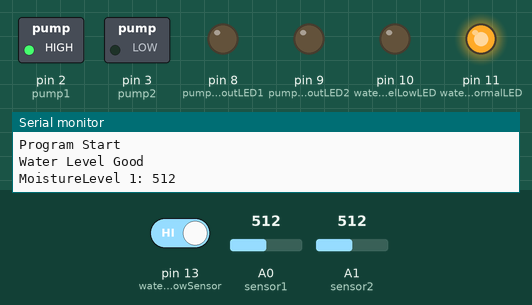
Simulated run of this sketch. Board: Arduino Uno, built with avr-gcc and run on an emulated ATmega328P. On the bench: switched loads named in the sketch (green lamp = pin HIGH), output pins drawn as LEDs (lit = HIGH), the last lines printed to the serial monitor. The test bench sets the inputs (shaded band); at power-on: pin 13 (waterLevelLowSensor) HIGH, A0 (sensor1) = 512, A1 (sensor2) = 512.

Above: at 0.1 s.
At 15.1 s:
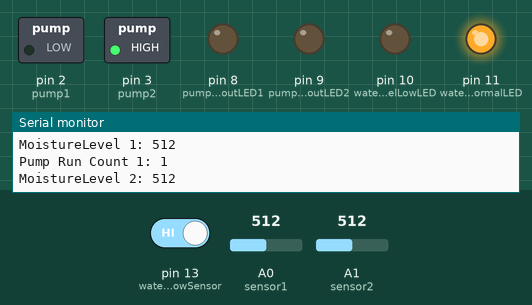
At 90.1 s:
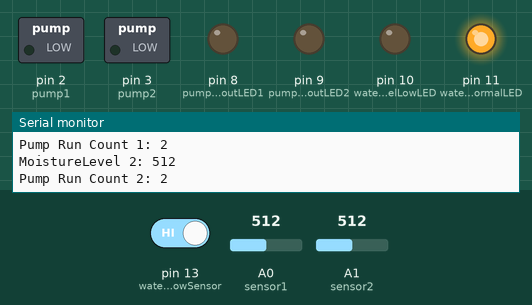
Timing chart, 0 to 121.5 s (numbered marks = the images above):
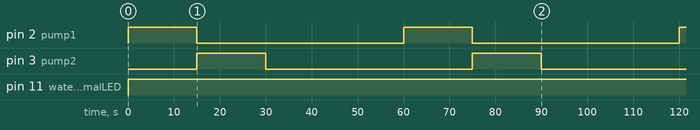

Measured:
- by itself, pin 2 (pump1), pin 3 (pump2): alternates HIGH for 15.0 s and LOW for 45.0 s
- by itself, pin 11 (waterLevelNormalLED): LOW → HIGH at 0.00 s

The sketch:

SelfWateringGarden.ino
```cpp
/* Kent's self watering garden project

  The arduino will look at each moisture sensor and decide to run a water pump for time=waterPumpRunTime
  After both moisture sensors have been checked the system will pause to allow any water to settle
  To protect the system from overflowing the pot due to a moisture sensor out of place a counter will keep
  track of how many times in a row the pump has run. If the pump has run for "pumpShutOffCount'X'" number of times
  it will lock out that pump and turn on a red LED. There is a separate LED for each pump and it only locks out the
  pump that exceeded the run count. This is to prevent the system from flooding a planter if the sensor gets pulled out or stops working.
  There is a level switch that detects if there is water in the tank. If it is below a certain level the display turns off the blue LED and
  turns on a yellow one.
  */

//Adjust only these 4 settings, No hard coded values in rest of program
const int pumpShutOffCount = 8; //how many times it runs before shutoff
const int waterPumpRunTime = 15000; // pump run time in mS
const int settleTimeAfterWatering = 30000; //settle time after all 4 sensors have been checked in mS
const int moistureCutOffValue = 475; //value of capacative moisture sensor to not water
//No adjustable settings below here

int pump1 = 2;
int sensor1 = A0;
int moistureSensorValue1 = 0;
int pumpRunCount1 = 0;
bool pumpLockedOut1 = false;

int pump2 = 3;
int sensor2 = A1;
int moistureSensorValue2 = 0;
int pumpRunCount2 = 0;
bool pumpLockedOut2 = false;

int pumpLockoutLED1 = 8;
int pumpLockoutLED2 = 9;
int waterLevelLowLED = 10;
int waterLevelNormalLED = 11;
int waterLevelLowSensor = 13;
bool lowWaterLevelLockout = false;


void setup() {
  Serial.begin(9600); //setting baud rate of usb port

  // pin declarations
  pinMode(sensor1, INPUT); //input from moisture sensor 1
  pinMode(sensor2, INPUT); //input from moisture sensor 2

  pinMode(pump1, OUTPUT); //output to pump relay 1
  pinMode(pump2, OUTPUT); //output to pump relay 2

  //setting all pumps to low to start
  digitalWrite(pump1, LOW); //turning off the pump
  digitalWrite(pump2, LOW); //turning off the pump


  pinMode(waterLevelLowSensor, INPUT); //Low water level sensor
  pinMode(waterLevelLowLED, OUTPUT); //output to low water level lockout LED
  pinMode(waterLevelNormalLED, OUTPUT);
  pinMode(pumpLockoutLED1, OUTPUT); //output to pump lockout LED
  pinMode(pumpLockoutLED2, OUTPUT); //output to pump lockout LED
}


void loop() {
  Serial.println("Program Start");
  //check water level, set lowWaterLevelLockout value, Turn water level LEDs on and off
  if (digitalRead(waterLevelLowSensor) == LOW) {
    lowWaterLevelLockout = true;
    digitalWrite(waterLevelLowLED, HIGH);
    digitalWrite(waterLevelNormalLED, LOW);
    Serial.println("Low Water Level Lockout!!!!");
  } else {
    lowWaterLevelLockout = false;
    digitalWrite(waterLevelNormalLED, HIGH);
    digitalWrite(waterLevelLowLED, LOW);
    Serial.println("Water Level Good");
  }

  // Loop1 code
  moistureSensorValue1 = analogRead(sensor1);
  Serial.print("MoistureLevel 1: ");
  Serial.println(moistureSensorValue1);

  if (moistureSensorValue1 > moistureCutOffValue && pumpLockedOut1 == false && lowWaterLevelLockout == false && pumpRunCount1 < pumpShutOffCount) {
    digitalWrite(pump1, HIGH); //turning on the pump
    delay(waterPumpRunTime); //running pump for set time
    digitalWrite(pump1, LOW); //turning off the pump

    pumpRunCount1 = pumpRunCount1 +1;
    Serial.print("Pump Run Count 1: ");
    Serial.println(pumpRunCount1);
  } else if (moistureSensorValue1 < moistureCutOffValue) {
    pumpRunCount1 = 0;
    Serial.print("Moisture sensor Wet! Pump Run Count Reset, Count at: ");
    Serial.println(pumpRunCount1);
  } else {
    Serial.println("No action this loop");
  }

  if(pumpRunCount1 >= pumpShutOffCount) {
    Serial.print("Sensor Displaced? Pump Run Count now at: ");
    Serial.println(pumpRunCount1);
    digitalWrite(pumpLockoutLED1, HIGH);
    Serial.println(digitalRead(pumpLockoutLED1));
  } else {
    digitalWrite(pumpLockoutLED1, LOW);
  }


 // Loop2 code
  moistureSensorValue2 = analogRead(sensor2);
  Serial.print("MoistureLevel 2: ");
  Serial.println(moistureSensorValue2);

  if (moistureSensorValue2 > moistureCutOffValue && pumpLockedOut2 == false && lowWaterLevelLockout == false && pumpRunCount2 < pumpShutOffCount) {
    digitalWrite(pump2, HIGH); //turning on the pump
    delay(waterPumpRunTime); //running pump for set time
    digitalWrite(pump2, LOW); //turning off the pump

    pumpRunCount2 = pumpRunCount2 +1;
    Serial.print("Pump Run Count 2: ");
    Serial.println(pumpRunCount2);
  } else if (moistureSensorValue2 < moistureCutOffValue) {
    pumpRunCount2 = 0;
    Serial.print("Moisture sensor Wet! Pump Run Count Reset, Count at: ");
    Serial.println(pumpRunCount2);
  } else {
    Serial.println("No action this loop");
  }

  if(pumpRunCount2 >= pumpShutOffCount) {
    Serial.print("Sensor Displaced? Pump Run Count now at: ");
    Serial.println(pumpRunCount2);
    digitalWrite(pumpLockoutLED2, HIGH);
    Serial.println(digitalRead(pumpLockoutLED2));
  } else {
    digitalWrite(pumpLockoutLED2, LOW);
  }

  delay(settleTimeAfterWatering); //built in system delay
}
```
